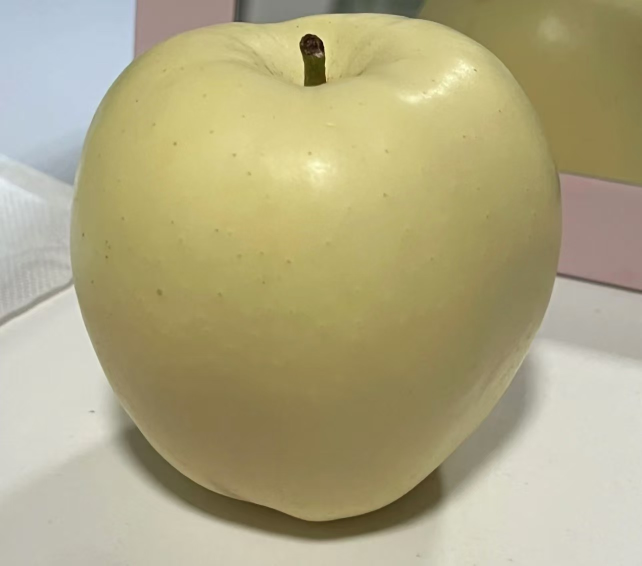
#> input picture Apple_Notgood.jpg, 1284 x 1131 px, found by its file name (shown at 1/2 size)
$ python Group.py
#> lines starting #> are read from the running program, lines starting #| are printed output that depends on the picture; after the words box and inside, x2 and y2 are one past the last pixel; in counts of white or black regions, pixels touching at a corner belong together
#> further down, image is the input picture: shape (1131, 1284, 3); mean B, G, R 130.3, 167.7, 175.5
import cv2
import numpy as np

## 说明：
## 剩下的部分为model学习部分，可以使用标签lable[苹果、橙子、香蕉], 然后再根据提取出的features进行分类。这样便能对应上不同水果
## 同理，在套入训练后的model，也能根据features判断出水果的好坏。
## 接下来的同学加油！！

## 需要做：
## 1. 预处理部分：对图像进行预处理，包括调整尺寸、高斯模糊、图像增强、颜色空间转换、图像分割、边缘检测等。
## 2. 特征提取部分：提取图像的颜色和形状特征，组合成一个特征向量。
## 3. 训练模型：使用训练集训练模型，并保存模型。
## 4. 测试模型：使用测试集测试模型，并计算准确率。
## 5. 部署模型：将训练好的模型部署到生产环境，并接收图像输入，输出预测结果。


##目前只差训练两步，叶子应该是model已经训练好了，只差函数的调试
##组长在接受图像，摄像头部分的调试未知进度，大家加油！！！


# 1. 预处理部分
def resize_image(image, size=(512,512)):
#> called with size = (512, 512)
    return cv2.resize(image, size)
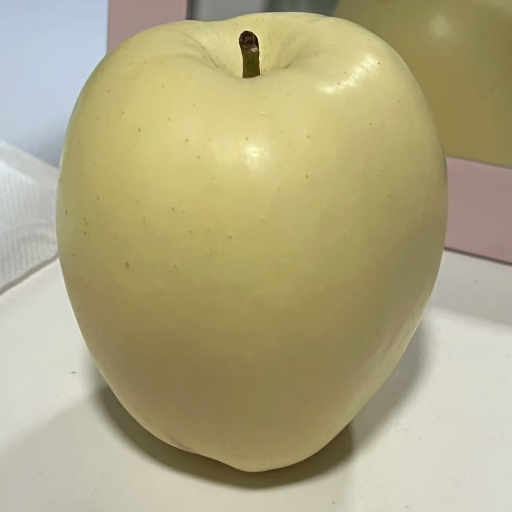
#> returned value: shape (512, 512, 3); mean of channels 0, 1, 2 130.3, 167.6, 175.5; drawn as B, G, R

def apply_gaussian_blur(image, kernel_size=(5, 5)):
#> called with kernel_size = (5, 5)
    return cv2.GaussianBlur(image, kernel_size, 0)

def enhance_image(image):
    # 转换到YUV颜色空间以增强亮度
    image_yuv = cv2.cvtColor(image, cv2.COLOR_BGR2YUV)
#> image_yuv: shape (512, 512, 3); mean of channels 0, 1, 2 165.7, 110.5, 136.6
    image_yuv[:, :, 0] = cv2.equalizeHist(image_yuv[:, :, 0])
#> image_yuv: shape (512, 512, 3); mean of channels 0, 1, 2 129, 110.5, 136.6
    enhanced_image = cv2.cvtColor(image_yuv, cv2.COLOR_YUV2BGR)
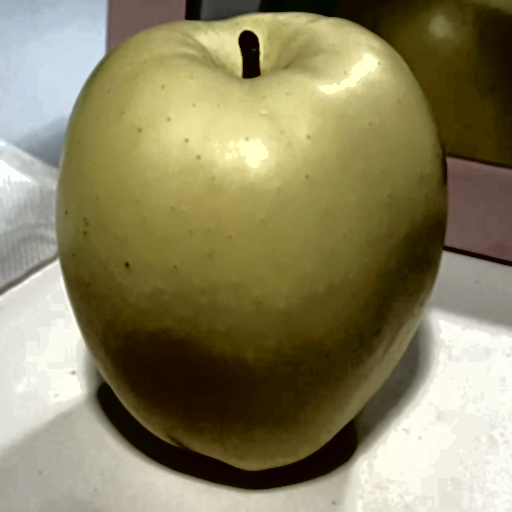
#> enhanced_image: shape (512, 512, 3); mean B, G, R 96.5, 131, 138.8
    return enhanced_image

def convert_to_hsv(image):
    return cv2.cvtColor(image, cv2.COLOR_BGR2HSV)
#> returned value: shape (512, 512, 3); mean H, S, V 28.6, 121, 140.3

def segment_image(image_hsv):
    # 设定颜色阈值，提取符合颜色的区域
    lower_bound = np.array([0, 0, 0])  # 自定义下限
    upper_bound = np.array([255, 255, 255])  # 自定义上限
    mask = cv2.inRange(image_hsv, lower_bound, upper_bound)
#> mask: shape (512, 512); every value is 255
    segmented_img = cv2.bitwise_and(image_hsv, image_hsv, mask=mask)
    return segmented_img

def detect_edges(image):
    edges = cv2.Canny(image, 100, 200)
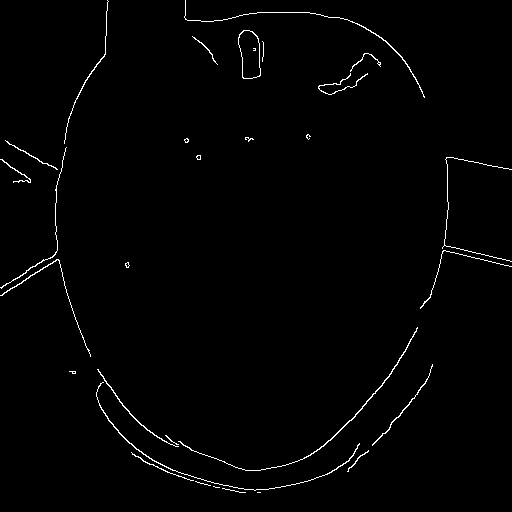
#> edges: shape (512, 512); 1.2% white in thin lines or dots
#> image: shape (512, 512, 3)
#> `image_hs = cv2.cvtColor(image, cv2.COLOR_BGR2HSV)`: image_hs: shape (1131, 1284, 3); mean H, S, V 29.5, 73.9, 177.1
    return edges

def preprocess_image(image_path):
    # 读取图像
    image = cv2.imread(image_path)
    # 调整尺寸
    image = resize_image(image)
    # 高斯模糊
    image = apply_gaussian_blur(image)
    # 图像增强
    image = enhance_image(image)
    # 转换到HSV
    image_hsv = convert_to_hsv(image)
    # 图像分割
    segmented_image = segment_image(image_hsv)
    # 边缘检测
    edges = detect_edges(cv2.cvtColor(segmented_image, cv2.COLOR_HSV2BGR))
    return segmented_image, edges

# 2. 特征提取部分
# 提取颜色直方图特征
# [37 lines left out: functions extract_color_features, extract_shape_features, not called in this run]

# 辅助函数：计算长宽比
def calculate_aspect_ratio(contour):
    x, y, w, h = cv2.boundingRect(contour)
    return float(w) / h if h != 0 else 0

# 辅助函数：计算旋转角度
def calculate_orientation(contour):
    rect = cv2.minAreaRect(contour)
    return rect[2]

# 综合特征提取函数
# [7 lines left out: function extract_features, not called in this run]

# 判断水果是否成熟
def detect_ripeness(img_hsv, fruit_type):
    # 设置不同水果的颜色范围，根据成熟状态调整
#> called with fruit_type = 'Apple'
    if fruit_type == "Apple":
        # 例如：成熟的红苹果为红色，未成熟为绿色
        ripe_lower = np.array([0, 50, 50])     # 成熟颜色下限（红色）
        ripe_upper = np.array([10, 255, 255])  # 成熟颜色上限
        unripe_lower = np.array([35, 50, 50])  # 未成熟颜色下限（绿色）
        unripe_upper = np.array([85, 255, 255])  # 未成熟颜色上限
    elif fruit_type == "Orange":
        # 橙子的成熟色为橙黄色
        ripe_lower = np.array([10, 150, 150])  # 成熟颜色下限（橙色）
        ripe_upper = np.array([25, 255, 255])  # 成熟颜色上限
        unripe_lower = np.array([35, 50, 50])  # 未成熟颜色下限（绿色）
        unripe_upper = np.array([85, 255, 255])  # 未成熟颜色上限
    elif fruit_type == "Banana":
        # 成熟香蕉为黄色
        ripe_lower = np.array([25, 80, 80])   # 宽泛的黄色下限
        ripe_upper = np.array([40, 255, 255]) # 宽泛的黄色上限
        unripe_lower = np.array([35, 50, 50])  # 未成熟颜色下限（绿色）
        unripe_upper = np.array([85, 255, 255])  # 未成熟颜色上限

    # 创建掩码，判断图像中成熟和未成熟区域的占比
    ripe_mask = cv2.inRange(img_hsv, ripe_lower, ripe_upper)
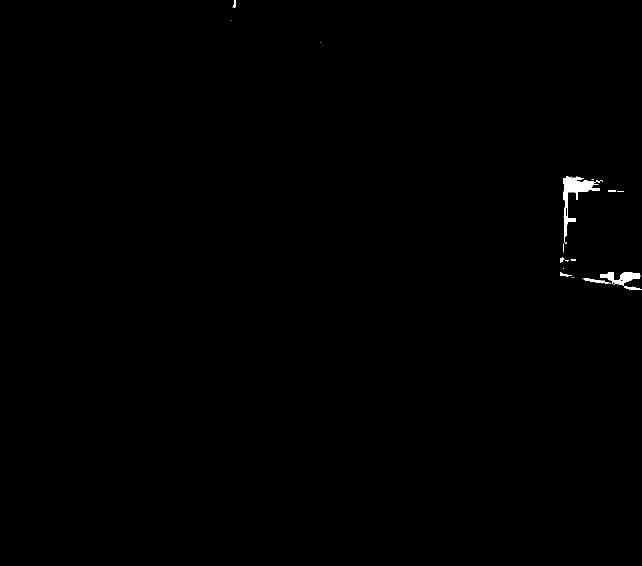
#> ripe_mask: shape (1131, 1284) (shown at 1/2 size); 0.3% white; 30 white regions (20 under 20 px), largest, box (x1, y1, x2, y2) and area: (1126, 352, 1206, 485) 2514, (1200, 544, 1281, 571) 1104, (1167, 556, 1219, 568) 208
    unripe_mask = cv2.inRange(img_hsv, unripe_lower, unripe_upper)
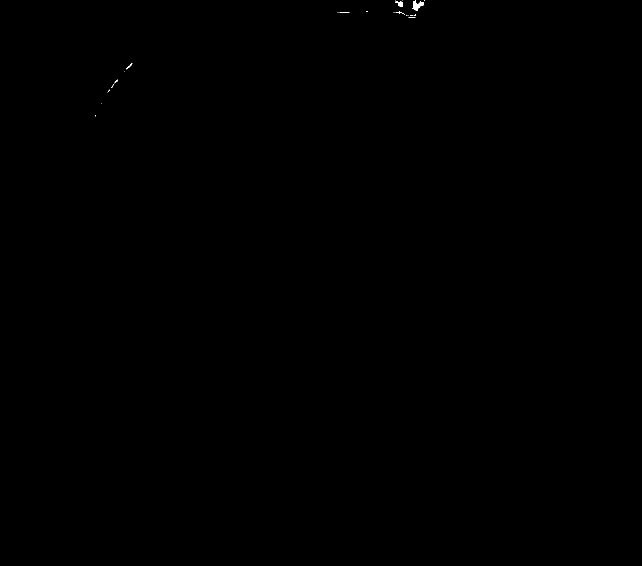
#> unripe_mask: shape (1131, 1284) (shown at 1/2 size); 0.04% white; 26 white regions (20 under 20 px)

   # 找到水果的轮廓
    contours, _ = cv2.findContours(ripe_mask + unripe_mask, cv2.RETR_EXTERNAL, cv2.CHAIN_APPROX_SIMPLE)
#> contours = 56 contours, 45 with area under 20; largest, box (x1, y1, x2, y2) and area: (1126, 352, 1206, 485) 2268, (1200, 544, 1281, 571) 1015, (824, 0, 848, 22) 212, (1167, 556, 1219, 568) 151, (1248, 572, 1284, 580) 106

    # 计算水果的总区域
    total_fruit_area = 0

    for contour in contours:
        total_fruit_area += cv2.contourArea(contour)
#> this loop made 56 passes
#> (contour, total_fruit_area) on passes 2, 3, 4, 5, 6, 7, 9, 10, 11, 12, 15: ([[1234, 570]], 106), ([[1227, 568], [1229, 568]], 106), ([[1223, 567], [1225, 567]], 106), ([[1220, 566], [1221, 566]], 106), ([[1224, 565], [1226, 565]], 106), ([[1164, 557]], 106), ([[1148, 554]], 257), ([[1146, 554]], 257), ([[1144, 554]], 257), ([[1142, 554]], 257), ([[1127, 536], [1127, 537]], 1333.5)
#> total_fruit_area on passes 1, 8, 13, 14, 16, 17: 106, 257, 1272, 1333.5, 1341.5, 1365.5
#> after the loop, total_fruit_area = 4100.5

    # 计算成熟和腐烂区域的像素数
    ripe_area = cv2.countNonZero(ripe_mask)
#> ripe_area = 4356
    unripe_area = cv2.countNonZero(unripe_mask)
#> unripe_area = 551

    print(ripe_area, unripe_area) #测试用
#| 4356 551

    # 输出判断结果
    if ripe_area > unripe_area:
        return True
    else:
        return False


if __name__ == '__main__':
    # 读取图像
    image_path = "D:\VS Code\Coding\CV\Group - Assignment\Apple_Notgood.jpg" # 请根据自己的图像路径替换
    image = cv2.imread(image_path)
    segmented_image, edges = preprocess_image(image_path)
    image_hsv = cv2.cvtColor(segmented_image, cv2.COLOR_HSV2BGR)
    image_hs = cv2.cvtColor(image, cv2.COLOR_BGR2HSV)
    is_ripe = detect_ripeness(image_hs, "Apple")  # 检测成熟  模型训练还没自动检测时，先手动输入
#> is_ripe = True
    if is_ripe:
        print("水果成熟")
    else:
        print("水果未成熟")
    # 显示图像
    cv2.imshow("segmented_img", segmented_image)
    cv2.imshow("edges", edges)
    cv2.waitKey(0)
    cv2.destroyAllWindows()
